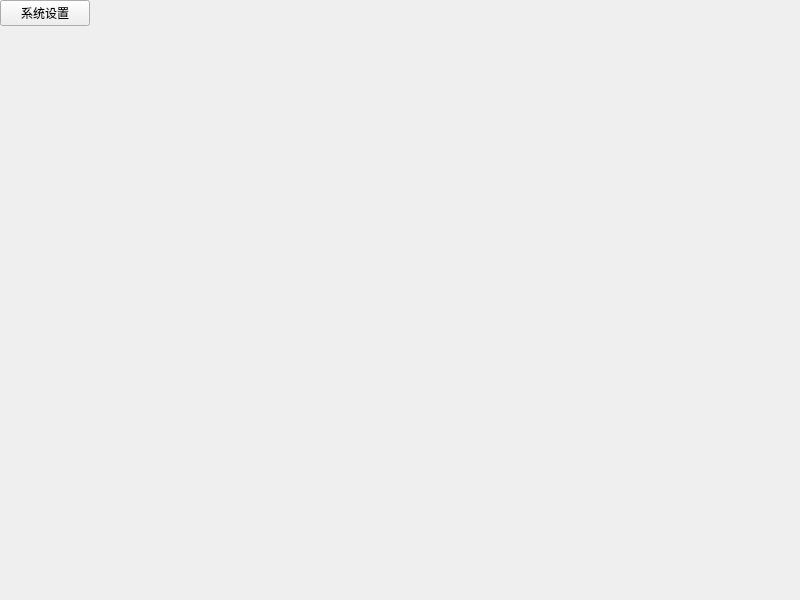
<?xml version="1.0" encoding="UTF-8"?>
<ui version="4.0">
 <class>frmGateway</class>
 <widget class="QWidget" name="frmGateway">
  <property name="geometry">
   <rect>
    <x>0</x>
    <y>0</y>
    <width>800</width>
    <height>600</height>
   </rect>
  </property>
  <property name="windowTitle">
   <string>Form</string>
  </property>
  <layout class="QHBoxLayout" name="horizontalLayout_2">
   <property name="spacing">
    <number>0</number>
   </property>
   <property name="leftMargin">
    <number>0</number>
   </property>
   <property name="topMargin">
    <number>0</number>
   </property>
   <property name="rightMargin">
    <number>0</number>
   </property>
   <property name="bottomMargin">
    <number>0</number>
   </property>
   <item>
    <widget class="QWidget" name="widget_left" native="true">
     <property name="minimumSize">
      <size>
       <width>90</width>
       <height>0</height>
      </size>
     </property>
     <property name="maximumSize">
      <size>
       <width>90</width>
       <height>16777215</height>
      </size>
     </property>
     <layout class="QVBoxLayout" name="verticalLayout_4">
      <property name="spacing">
       <number>0</number>
      </property>
      <property name="leftMargin">
       <number>0</number>
      </property>
      <property name="topMargin">
       <number>0</number>
      </property>
      <property name="rightMargin">
       <number>0</number>
      </property>
      <property name="bottomMargin">
       <number>0</number>
      </property>
      <item>
       <widget class="QPushButton" name="btnConfig">
        <property name="text">
         <string>系统设置</string>
        </property>
        <property name="checkable">
         <bool>true</bool>
        </property>
        <property name="checked">
         <bool>false</bool>
        </property>
       </widget>
      </item>
      <item>
       <spacer name="verticalSpacer">
        <property name="orientation">
         <enum>Qt::Vertical</enum>
        </property>
        <property name="sizeHint" stdset="0">
         <size>
          <width>20</width>
          <height>40</height>
         </size>
        </property>
       </spacer>
      </item>
     </layout>
    </widget>
   </item>
   <item>
    <widget class="QStackedWidget" name="stackedWidget">
     <widget class="QWidget" name="page_config"/>
    </widget>
   </item>
  </layout>
 </widget>
 <resources/>
 <connections/>
</ui>
